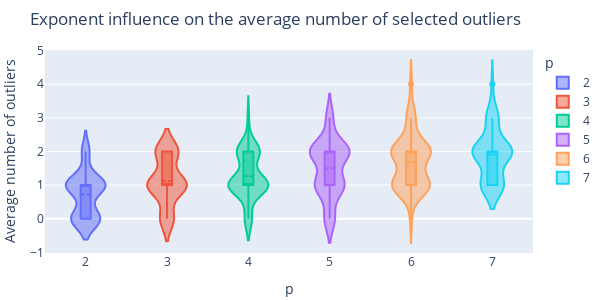

Notebook code for this chart:
### Code cell
fig = go.Figure()


for i, p in enumerate(list_p):
    fig.add_trace(go.Violin(x=[p for _ in range(n_experiments)],
                            y=p_outliers[i],
                            name=f"{p}",
                            box_visible=True,
                            meanline_visible=True))
fig.update_layout(
    title="Exponent influence on the average number of selected outliers",
    margin={"t":50, "r":5, "l":5, "b":5},
    width=600,
    height=300,
    showlegend=True,
    legend_title_text="p"
    )
fig.update_yaxes(title="Average number of outliers")
fig.update_xaxes(title="p")
fig.show()

### Figure 1 — Plotly figure (JSON) as saved in the notebook; plotly's stock layout.template omitted (floating-point values rounded to 4 significant figures; data arrays with more than 128 entries replaced by an {"elided": "..."} marker saying what was removed)
{"data": [{"box": {"visible": true}, "meanline": {"visible": true}, "name": "2", "type": "violin", "x": [2, 2, 2, 2, 2, 2, 2, 2, 2, 2, 2, 2, 2, 2, 2, 2, 2, 2, 2, 2, 2, 2, 2, 2, 2, 2, 2, 2, 2, 2, 2, 2, 2, 2, 2, 2, 2, 2, 2, 2, 2, 2, 2, 2, 2, 2, 2, 2, 2, 2], "y": {"elided": "1000 int values"}}, {"box": {"visible": true}, "meanline": {"visible": true}, "name": "3", "type": "violin", "x": [3, 3, 3, 3, 3, 3, 3, 3, 3, 3, 3, 3, 3, 3, 3, 3, 3, 3, 3, 3, 3, 3, 3, 3, 3, 3, 3, 3, 3, 3, 3, 3, 3, 3, 3, 3, 3, 3, 3, 3, 3, 3, 3, 3, 3, 3, 3, 3, 3, 3], "y": {"elided": "1000 int values"}}, {"box": {"visible": true}, "meanline": {"visible": true}, "name": "4", "type": "violin", "x": [4, 4, 4, 4, 4, 4, 4, 4, 4, 4, 4, 4, 4, 4, 4, 4, 4, 4, 4, 4, 4, 4, 4, 4, 4, 4, 4, 4, 4, 4, 4, 4, 4, 4, 4, 4, 4, 4, 4, 4, 4, 4, 4, 4, 4, 4, 4, 4, 4, 4], "y": {"elided": "1000 int values"}}, {"box": {"visible": true}, "meanline": {"visible": true}, "name": "5", "type": "violin", "x": [5, 5, 5, 5, 5, 5, 5, 5, 5, 5, 5, 5, 5, 5, 5, 5, 5, 5, 5, 5, 5, 5, 5, 5, 5, 5, 5, 5, 5, 5, 5, 5, 5, 5, 5, 5, 5, 5, 5, 5, 5, 5, 5, 5, 5, 5, 5, 5, 5, 5], "y": {"elided": "1000 int values"}}, {"box": {"visible": true}, "meanline": {"visible": true}, "name": "6", "type": "violin", "x": [6, 6, 6, 6, 6, 6, 6, 6, 6, 6, 6, 6, 6, 6, 6, 6, 6, 6, 6, 6, 6, 6, 6, 6, 6, 6, 6, 6, 6, 6, 6, 6, 6, 6, 6, 6, 6, 6, 6, 6, 6, 6, 6, 6, 6, 6, 6, 6, 6, 6], "y": {"elided": "1000 int values"}}, {"box": {"visible": true}, "meanline": {"visible": true}, "name": "7", "type": "violin", "x": [7, 7, 7, 7, 7, 7, 7, 7, 7, 7, 7, 7, 7, 7, 7, 7, 7, 7, 7, 7, 7, 7, 7, 7, 7, 7, 7, 7, 7, 7, 7, 7, 7, 7, 7, 7, 7, 7, 7, 7, 7, 7, 7, 7, 7, 7, 7, 7, 7, 7], "y": {"elided": "1000 int values"}}], "layout": {"height": 300, "legend": {"title": {"text": "p"}}, "margin": {"b": 5, "l": 5, "r": 5, "t": 50}, "showlegend": true, "title": {"text": "Exponent influence on the average number of selected outliers"}, "width": 600, "xaxis": {"title": {"text": "p"}}, "yaxis": {"title": {"text": "Average number of outliers"}}}}
